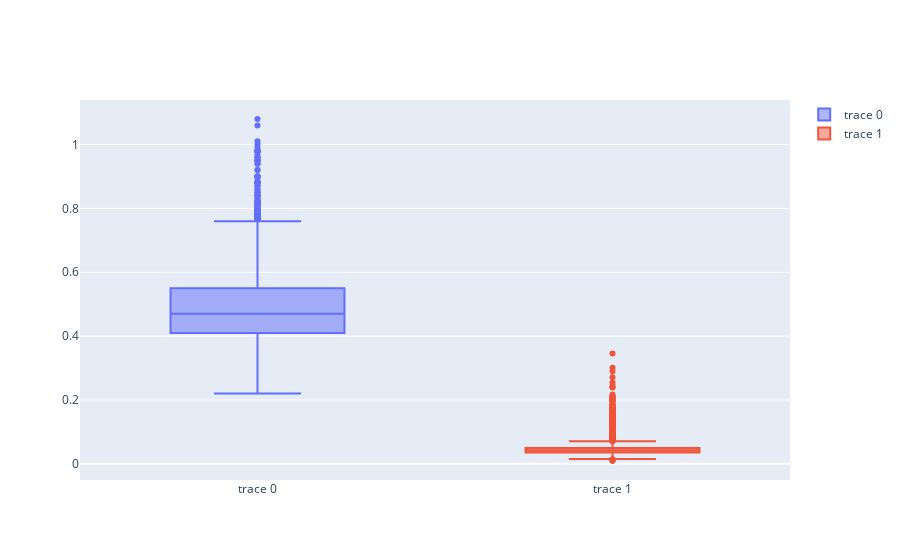

Notebook code for this chart:
### Code cell
import plotly.graph_objects as go



fig = go.Figure()
# Use x instead of y argument for horizontal plot
fig.add_trace(go.Box(y=data.sulphates))
fig.add_trace(go.Box(y=data.chlorides))



fig.show()

### Figure 1 — Plotly figure (JSON) as saved in the notebook; plotly's stock layout.template omitted (floating-point values rounded to 4 significant figures; data arrays with more than 128 entries replaced by an {"elided": "..."} marker saying what was removed)
{"data": [{"type": "box", "y": {"elided": "4898 float values"}}, {"type": "box", "y": {"elided": "4898 float values"}}], "layout": {}}
